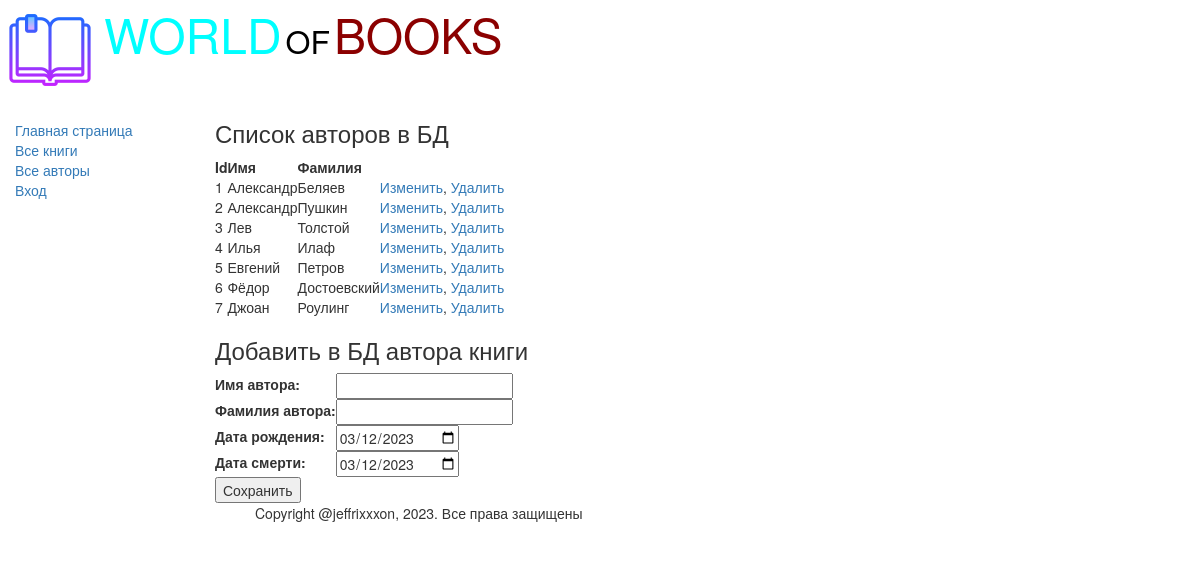
Page /authors_add/ on the committed database.
### catalog/models.py (models this page shows, shortened)
class Author(models.Model):
    first_name = models.CharField(max_length=100,
                                  help_text='Введите имя автора',
                                  verbose_name='Имя автора')
    last_name = models.CharField(max_length=100,
                                 help_text='Введите фамилию автора',
                                 verbose_name='Фамилия автора')
    date_of_brith = models.DateField(help_text='Введите дату рождения',
                                     verbose_name='Дата рождения',)
    date_of_death = models.DateField(help_text='Введите дату смерти',
                                     verbose_name='Дата смерти',
                                     null=True, blank=True)

### catalog/views.py (the view)
# urls.py: path('authors_add/', views.authors_add, name='authors_add'),
def authors_add(request):
    author = Author.objects.all()
    authorsform = AuthorForm()
    return render(request, 'catalog/authors_add.html', {'form': authorsform, 'author': author})

### catalog/forms.py
class AuthorForm(forms.Form):
    first_name = forms.CharField(label='Имя автора')
    last_name = forms.CharField(label='Фамилия автора')
    date_of_brith = forms.DateField(label='Дата рождения',
                                    initial=format(date.today()),
                                    widget=forms.widgets.DateInput(attrs={'type': 'date'}))
    date_of_death = forms.DateField(label='Дата смерти',
                                    initial=format(date.today()),
                                    widget=forms.widgets.DateInput(attrs={'type': 'date'}))

### catalog/templates/catalog/authors_add.html (shortened to what this page needs)
{% extends 'base_generic.html' %}
{% block content %}
<h3>Список авторов в БД</h3>
    <table>
        <thead><th>Id</th><th>Имя</th><th>Фамилия</th><th></th></thead>
    {% if author %}
        {% for author in author.all %}
            <tr>
                <td>{{author.id}}</td>
                <td>{{author.first_name}}</td>
                <td>{{author.last_name}}</td>
                <td><a href="/edit1/{{author.id}}">Изменить</a>,
                    <a href="/delete/{{author.id}}">Удалить</a></td>
            </tr>
        {% endfor %}
    {% else %}
        <p>В базе даный нет авторов.</p>
    {% endif %}
    </table>
<h3>Добавить в БД автора книги</h3>
<form method="POST" action="/create/">
    <table>
        {{ form }}
    </table>
    <input type="submit" value="Сохранить">
</form>
{% endblock %}

### rows in the picture
Author: id "1", first_name "Александр", last_name "Беляев"
Author: id "2", first_name "Александр", last_name "Пушкин"
Author: id "3", first_name "Лев", last_name "Толстой"
Author: id "4", first_name "Илья", last_name "Илаф"
Author: id "5", first_name "Евгений", last_name "Петров"
Author: id "6", first_name "Фёдор", last_name "Достоевский"
Author: id "7", first_name "Джоан", last_name "Роулинг"
